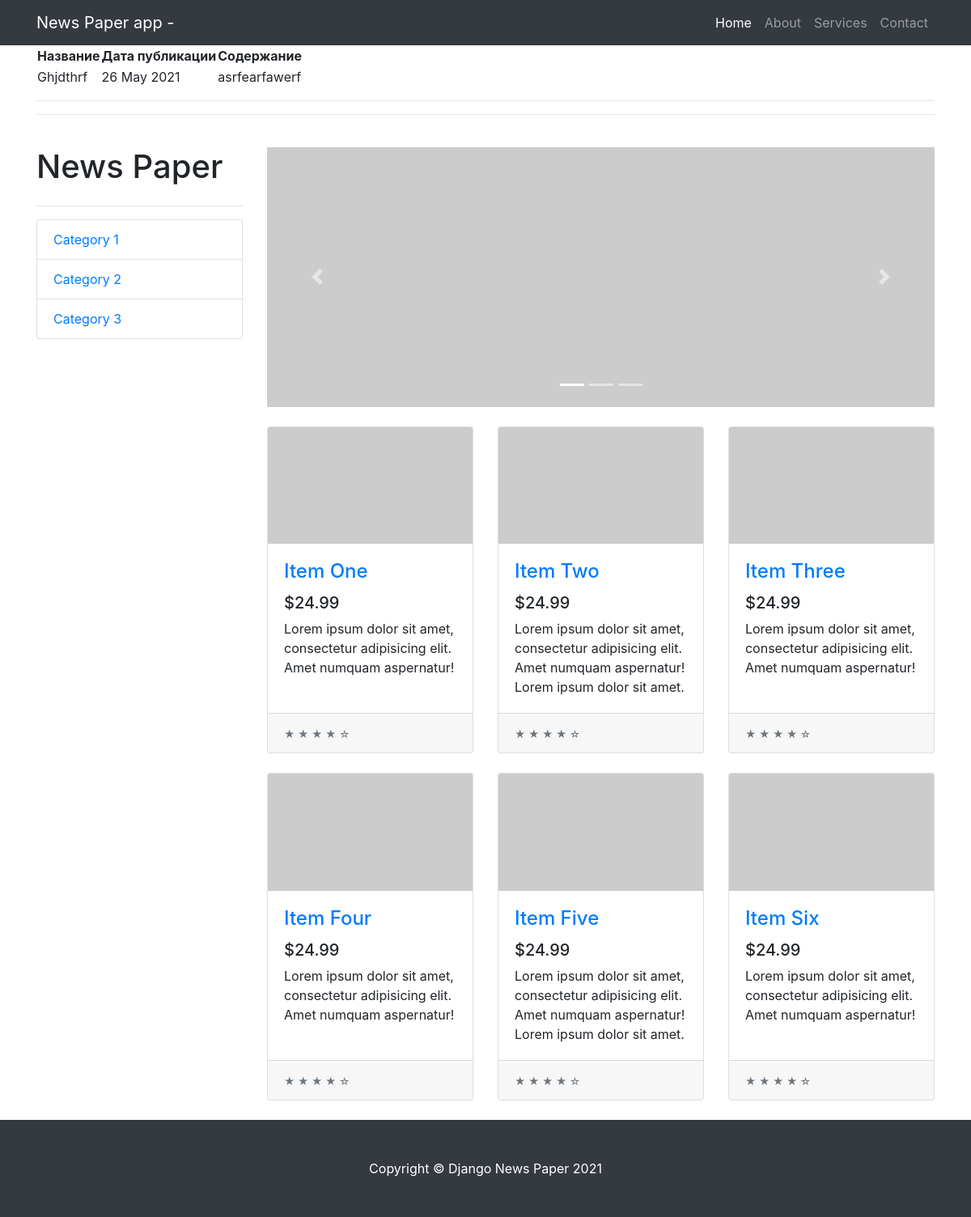
Page /news/17 on the committed database.
### news/models.py (models this page shows, shortened)
class Post(models.Model):
    state = 'ST'
    new = 'NE'
    POSITIONS = [
        (state, 'Статья'),
        (new, 'Новость')
    ]
    position = models.CharField(max_length=2,
                                choices=POSITIONS,
                                default=state)
    post_date = models.DateTimeField(auto_now_add=True)
    post_name = models.CharField(max_length=250)
    content = models.TextField()
    rating_post = models.IntegerField(default=0)
    author = models.ForeignKey(Author, on_delete=models.CASCADE)
    category = models.ManyToManyField(Category, through='PostCategory')

### news/views.py (the view)
class PostDetailView(DetailView):
    template_name = 'post.html' # название шаблона будет post.html
    queryset = Post.objects.all()
    def get_context_data(self, **kwargs):
        context = super().get_context_data(**kwargs)
        context['is_not_subscribe'] = not Category.objects.filter(subscribers=self.request.user.pk)
        return context

### templates/post.html (shortened to what this page needs)
{% extends 'flatpages/default.html' %}
{% block content %}
  <table>
      <thead>
          <th>
              Название
          </th>
          <th>
              Дата публикации
          </th>
          <th>
              Содержание
          </th>
      </thead>
      <tr>
          <td>
              {{ post.post_name }}
          </td>
          <td>
              {{ post.post_date | date:'d M Y' }}
          </td>
          <td>
              {{ post.content }}
          </td>
      </tr>
  </table>
<hr>
{% endblock content %}

### rows in the picture
Post: post_name "Ghjdthrf", post_date "26 May 2021", content "asrfearfawerf"
